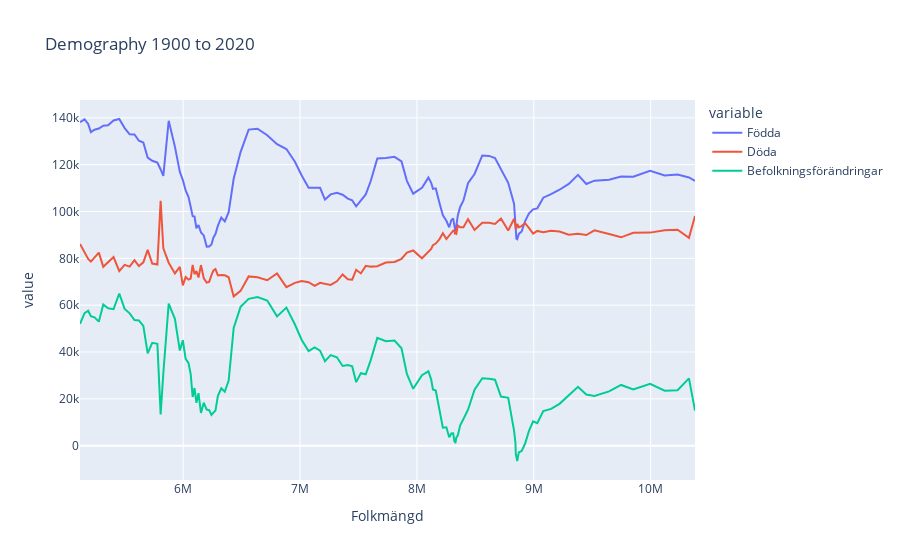
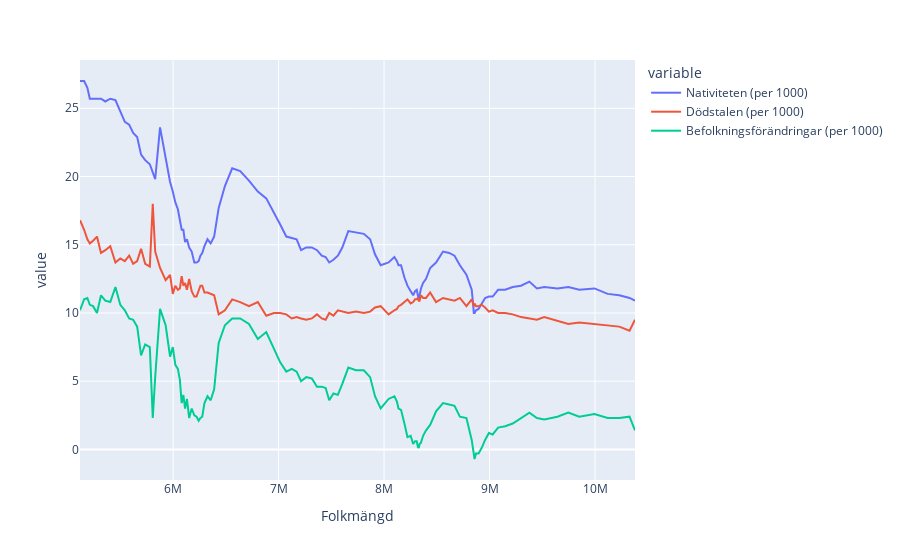

The notebook cell saved with these charts, in order:
### Code cell
# Plot a few more inte-connected plots
#
fig1 = px.line(swedenpop, 
    x="Folkmängd", 
    y=["Födda","Döda","Befolkningsförändringar"], 
    title="Demography 1900 to 2020")
fig1.show()

fig2 = px.line(swedenpop, 
    x="Folkmängd", 
    y=["Nativiteten (per 1000)","Dödstalen (per 1000)","Befolkningsförändringar (per 1000)"])
fig2.show()

"""
# fig2: born and dead, and difference
fig2 = px.line(swedenpop, 
    x="Årtal", 
    y=["Födda","Döda","Befolkningsförändringar"])
fig2.show()    

# fig3: nativity, differences deathnumber per 1000
fig3 = px.line(swedenpop, 
    x="Årtal", 
    y=["Nativiteten (per 1000)","Dödstalen (per 1000)","Befolkningsförändringar (per 1000)"])
fig3.show()    

# fig4: fertility
fig4 = px.line(swedenpop, 
    x="Årtal", 
    y="Total fertilitet",
    range_y=[0,5])
fig4.show() """;
